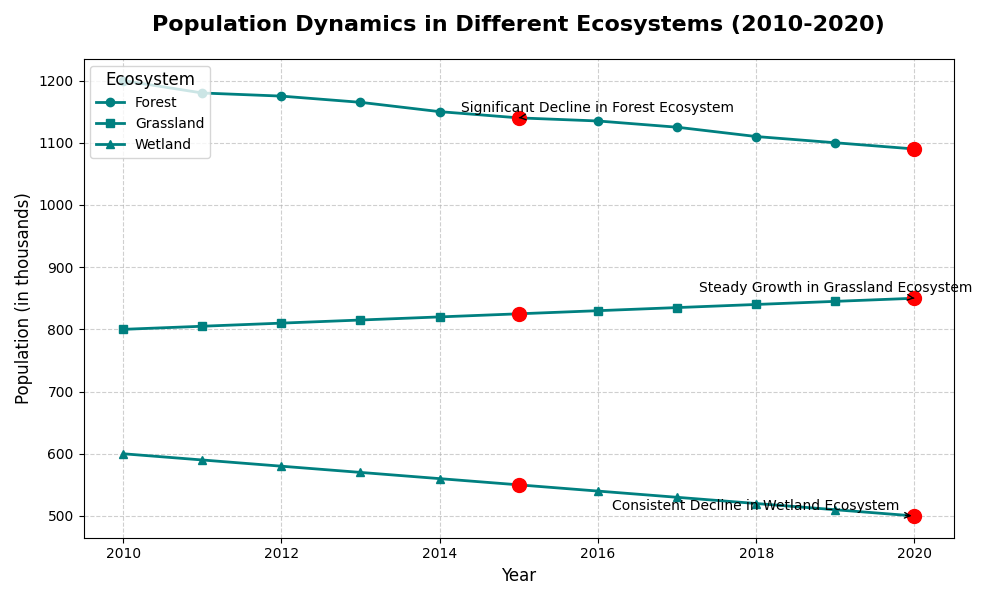

Python code for this plot:
import matplotlib.pyplot as plt
import numpy as np

# Define the years
years = np.arange(2010, 2021)

# Population (in thousands) for three ecosystems
forest_population = [1200, 1180, 1175, 1165, 1150, 1140, 1135, 1125, 1110, 1100, 1090]
grassland_population = [800, 805, 810, 815, 820, 825, 830, 835, 840, 845, 850]
wetland_population = [600, 590, 580, 570, 560, 550, 540, 530, 520, 510, 500]

# Create the figure and axes
fig, ax = plt.subplots(figsize=(10, 6))

# Plotting line charts for each ecosystem with a single consistent color
color = '#008080'  # Teal color for consistency
ax.plot(years, forest_population, label='Forest', color=color, linewidth=2, marker='o')
ax.plot(years, grassland_population, label='Grassland', color=color, linewidth=2, marker='s')
ax.plot(years, wetland_population, label='Wetland', color=color, linewidth=2, marker='^')

# Adding highlights for significant shifts
significant_years = [2015, 2020]
significant_values_forest = [1140, 1090]
significant_values_grassland = [825, 850]
significant_values_wetland = [550, 500]

ax.plot(significant_years, significant_values_forest, 'ro', markersize=10)
ax.plot(significant_years, significant_values_grassland, 'ro', markersize=10)
ax.plot(significant_years, significant_values_wetland, 'ro', markersize=10)

# Annotating the highlights
ax.annotate('Significant Decline in Forest Ecosystem', xy=(2015, 1140), 
            xytext=(2016, 1150), arrowprops=dict(facecolor='black', arrowstyle='->'),
            fontsize=10, ha='center')
ax.annotate('Steady Growth in Grassland Ecosystem', xy=(2020, 850), 
            xytext=(2019, 860), arrowprops=dict(facecolor='black', arrowstyle='->'),
            fontsize=10, ha='center')
ax.annotate('Consistent Decline in Wetland Ecosystem', xy=(2020, 500), 
            xytext=(2018, 510), arrowprops=dict(facecolor='black', arrowstyle='->'),
            fontsize=10, ha='center')

# Adding titles and labels
ax.set_title('Population Dynamics in Different Ecosystems (2010-2020)', fontsize=16, fontweight='bold', pad=20)
ax.set_xlabel('Year', fontsize=12)
ax.set_ylabel('Population (in thousands)', fontsize=12)

# Adding grid for better readability
ax.grid(True, linestyle='--', alpha=0.6)

# Adding legend
ax.legend(title='Ecosystem', fontsize=10, title_fontsize='12')

# Prevent overlapping text and elements
plt.tight_layout()

# Show the plot
plt.show()
